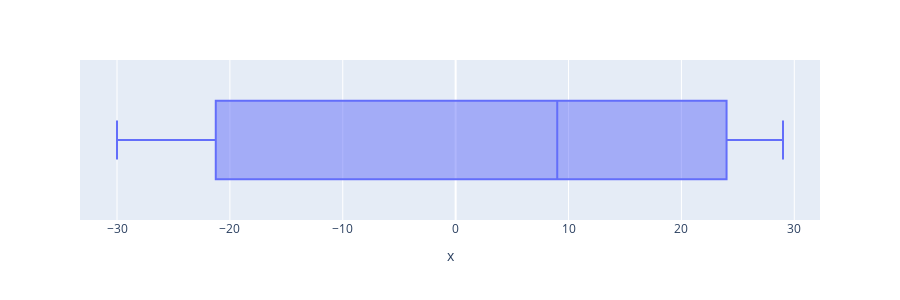

Notebook code for this chart:
### Markdown cell above
### t-test : Single Sample

### Code cell
sample = rd(-30,30,25)
px.box(x=sample,height=300)

### Figure 1 — Plotly figure (JSON) as saved in the notebook; plotly's stock layout.template omitted (floating-point values rounded to 4 significant figures)
{"data": [{"alignmentgroup": "True", "hovertemplate": "x=%{x}<extra></extra>", "legendgroup": "", "marker": {"color": "#636efa"}, "name": "", "notched": false, "offsetgroup": "", "orientation": "h", "showlegend": false, "type": "box", "x": [26, 9, 24, 19, -23, -8, -9, 9, -21, 25, 29, -29, -22, -22, -23, -30, 18, 28, 16, 23, 9, 3, 24, -3, 26], "x0": " ", "xaxis": "x", "y0": " ", "yaxis": "y"}], "layout": {"boxmode": "group", "height": 300, "legend": {"tracegroupgap": 0}, "margin": {"t": 60}, "xaxis": {"anchor": "y", "domain": [0, 1], "title": {"text": "x"}}, "yaxis": {"anchor": "x", "domain": [0, 1]}}}
